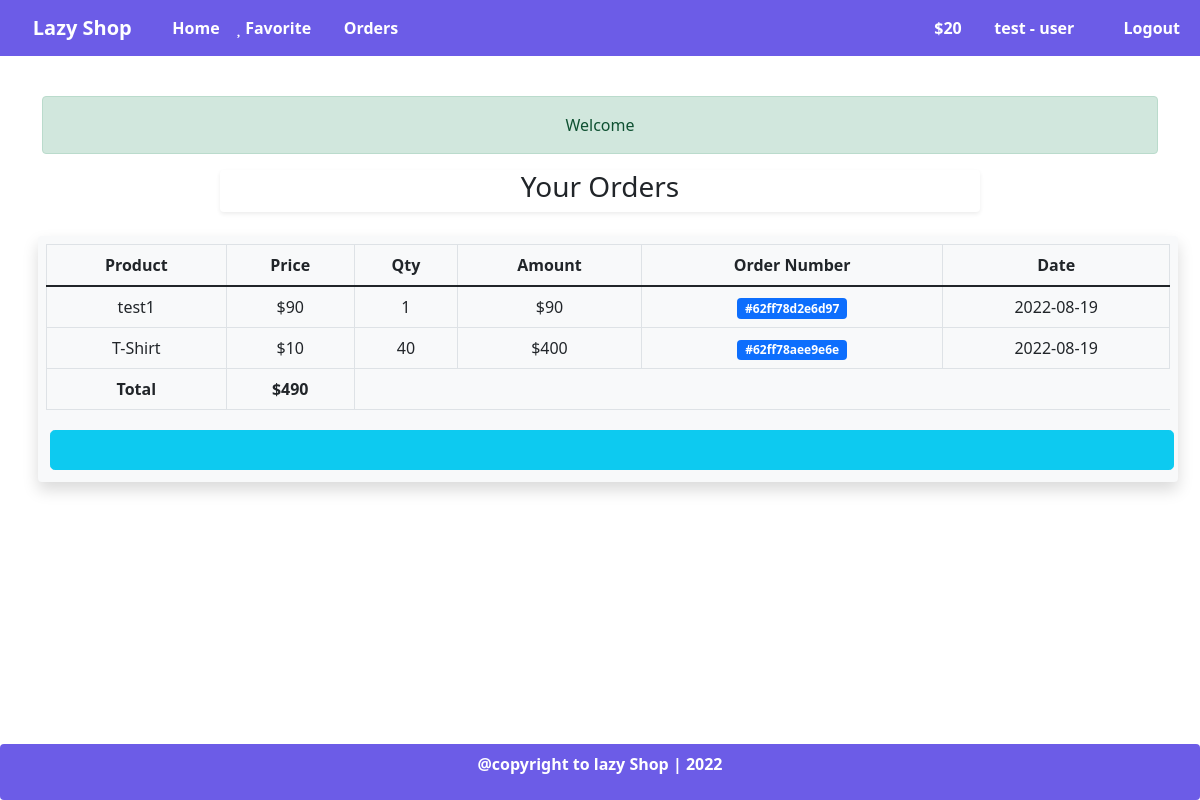
/app/orders (signed in), run on the app's committed database.
### tables this page shows
CREATE TABLE `accounts` (
  `account_id` int(11) NOT NULL,
  `account_name` varchar(100) NOT NULL,
  `account_email` varchar(100) NOT NULL,
  `account_password` varchar(100) NOT NULL,
  `role` enum('admin','user') NOT NULL DEFAULT 'user',
  `wallet` float NOT NULL,
  `created_at` timestamp NOT NULL DEFAULT current_timestamp(),
  `updated_at` timestamp NOT NULL DEFAULT current_timestamp() ON UPDATE current_timestamp()
);

CREATE TABLE `orders` (
  `id` int(11) NOT NULL,
  `productid` int(11) NOT NULL,
  `price` float NOT NULL,
  `qty` int(11) NOT NULL,
  `accountid` int(11) NOT NULL,
  `date` date NOT NULL,
  `number` varchar(100) NOT NULL,
  `amount` float NOT NULL,
  `created_at` timestamp NOT NULL DEFAULT current_timestamp(),
  `updated_at` timestamp NOT NULL DEFAULT current_timestamp() ON UPDATE current_timestamp()
);

CREATE TABLE `products` (
  `id` int(11) NOT NULL,
  `productname` varchar(100) NOT NULL,
  `productprice` float NOT NULL,
  `productquantity` int(11) NOT NULL,
  `created_at` timestamp NOT NULL DEFAULT current_timestamp(),
  `updated_at` timestamp NOT NULL DEFAULT current_timestamp() ON UPDATE current_timestamp()
);

### app/orders.php (the view, shortened to what this page needs)
<?php require_once('header.php');
?>
<div class="container">
<div class="row">
<div class="col-12 col-sm-11 col-md-8 col-lg-8 m-auto text-center shadow-sm rounded mb-3">
<h3>Your Orders</h3>
</div
</div>
<div class="row bg-light shadow rounded text-dark rounded p-2 m-2 text-center">
<table class="table table-hover table-bordered text-center">
<thead>
    <tr>
        <th>Product</th>
        <th>Price</th>
        <th>Qty</th>
        <th>Amount</th>
        <th>Order Number</th>
        <th>Date</th>
    </tr>
</thead>
<tbody>
<?php
$total = 0;
$orders = allData(" SELECT * FROM orders WHERE accountid='$authId' ORDER BY id DESC");
foreach($orders as $favorite){
$productid = $favorite['productid'];
$price = $favorite['price'];
$qty = $favorite['qty'];
$amount = $favorite['amount'];
$number = $favorite['number'];
$date = $favorite['date'];
$getproduct =  findData(" SELECT * FROM products WHERE id='{$productid}' ");
$productname = $getproduct['productname'];
$total = $total+$amount;
?>
<tr>
<td><?=$productname;?></td>
<td>$<?=$price;?></td>
<td><?=$qty;?></td>
<td>$<?=$amount;?></td>
<td><span class="badge bg-primary">#<?=$number;?></span></td>
<td><?=$date;?></td>
</tr>
<?php
}
?>
<tr>
    <th>Total</th>
    <th>$<?=$total;?></th>
</tr>
</tbody>
</table>
<button class="btn btn-info btn-lg p-1 m-1" onclick="window.print()"><span class="fa fa-print"></span></button>
</div>
</div>
<?php require_once('footer.php');?>

### app/header.php (shortened to what this page needs)
<?php require_once('../server/app.php');
$getAuth = fetchAuth();
if($getAuth!=null) {
$authId = $getAuth['account_id'];
$authName = $getAuth['account_name'];
$authWallet = $getAuth['wallet'];
}
else {
$authId = null;
$authName = null;
$authEmail = null;
$authWallet = null;
}
?>
<!DOCTYPE html>
<html lang="en">
<head>
<link rel="stylesheet" href="../assets/css/icons.css">
<link rel="stylesheet" href="../assets/css/bootstrap.css">
<link rel="stylesheet" href="../assets/css/app.css">
</head>
<body>
<nav class="navbar navbar-expand-lg bg-purple fixed-top navbar-dark text-white mb-5">
<div class="container-fluid ">
<a class="navbar-brand" href="index"><span class="fa fa-shop"></span> Lazy Shop</a>
<div class="collapse navbar-collapse" id="navlist">
<ul class="navbar-nav me-auto mb-2 mb-lg-0">
<li class="nav-item">
<a class="nav-link text-white" href="index"><span class="fa fa-home"></span> Home</a>
</li>
<?php
if(isAuth()){
if($getAuth['role']==='admin'){
?>
<li class="nav-item">
<a class="nav-link text-white" href="products"><span class="fa fa-basket-shopping"></span> Products</a>
</li>
<?php
}
else {
?>
<li class="nav-item">
<a class="nav-link text-white" href="favorite"><span class="fa fa-heart"></span> Favorite</a>
</li>
<li class="nav-item">
<a class="nav-link text-white" href="orders"><span class="fa fa-shopping-cart"></span> Orders</a>
</li>
<?php
}
}
?>
</ul>
<ul class="navbar-nav ms-auto mb-2 mb-lg-0">
<?php
if(isAuth()){
?>
<?php
if(checkRole()!='admin'){
?>
<li class="nav-item">
<a class="nav-link text-white" href="addfund">
<span class="fa fa-wallet"></span> $<?=$authWallet;?>
</a>
</li>
<?php
}
?>
<li class="nav-item">
<a class="nav-link text-white" href="profile"><span class="fa fa-user"></span> <?=$authName;?> -
<?=checkRole();?> <span class="fa fa-shield"></span> </a>
</li>
<li class="nav-item">
<a class="nav-link text-white" href="logout"><span class="fa fa-sign-in-alt"></span> Logout</a>
</li>
<?php
}
?>
</ul>
</div>
</div>
</nav>
<br><br><br><br>
<div class="container">
</div>

### assets/css/app.css (style rules this page uses)
.bg-purple { background:#6c5ce7; font-weight:bold; }

### data on the page
accounts: wallet "20", account_name "test", role "user"
orders: productid.productname "test1", price "90", qty "1", amount "90", number "62ff78d2e6d97", date "2022-08-19"
orders: productid.productname "T-Shirt", price "10", qty "40", amount "400", number "62ff78aee9e6e", date "2022-08-19"

### other printed values
$message "Welcome"
$total "490"
